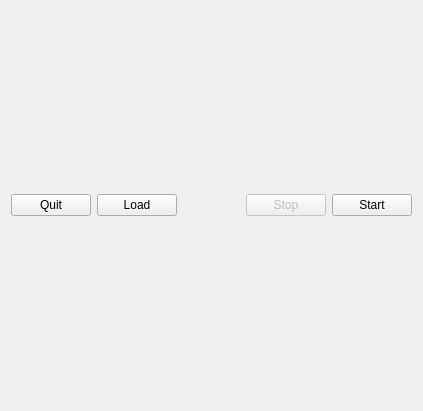
<?xml version="1.0" encoding="UTF-8"?>
<ui version="4.0">
 <class>Widget</class>
 <widget class="QWidget" name="Widget">
  <property name="geometry">
   <rect>
    <x>0</x>
    <y>0</y>
    <width>423</width>
    <height>411</height>
   </rect>
  </property>
  <property name="sizePolicy">
   <sizepolicy hsizetype="Expanding" vsizetype="Expanding">
    <horstretch>0</horstretch>
    <verstretch>0</verstretch>
   </sizepolicy>
  </property>
  <property name="windowTitle">
   <string>Widget</string>
  </property>
  <layout class="QVBoxLayout" name="verticalLayout" stretch="1,0">
   <item>
    <layout class="QGridLayout" name="Field"/>
   </item>
   <item>
    <layout class="QHBoxLayout" name="ButtonsLayout">
     <item>
      <widget class="QPushButton" name="Quit">
       <property name="text">
        <string>Quit</string>
       </property>
      </widget>
     </item>
     <item>
      <widget class="QPushButton" name="Load">
       <property name="text">
        <string>Load</string>
       </property>
      </widget>
     </item>
     <item>
      <spacer name="horizontalSpacer">
       <property name="orientation">
        <enum>Qt::Horizontal</enum>
       </property>
       <property name="sizeHint" stdset="0">
        <size>
         <width>40</width>
         <height>20</height>
        </size>
       </property>
      </spacer>
     </item>
     <item>
      <widget class="QPushButton" name="Stop">
       <property name="enabled">
        <bool>false</bool>
       </property>
       <property name="text">
        <string>Stop</string>
       </property>
      </widget>
     </item>
     <item>
      <widget class="QPushButton" name="Start">
       <property name="text">
        <string>Start</string>
       </property>
      </widget>
     </item>
    </layout>
   </item>
  </layout>
 </widget>
 <layoutdefault spacing="6" margin="11"/>
 <resources/>
 <connections/>
</ui>
